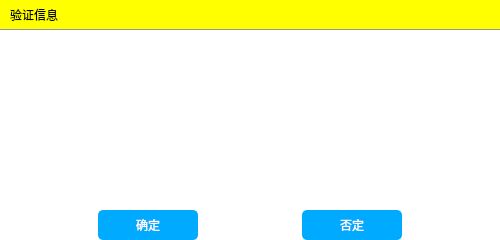
<?xml version="1.0" encoding="UTF-8"?>
<ui version="4.0">
 <class>AddVerify</class>
 <widget class="QWidget" name="AddVerify">
  <property name="geometry">
   <rect>
    <x>0</x>
    <y>0</y>
    <width>500</width>
    <height>240</height>
   </rect>
  </property>
  <property name="minimumSize">
   <size>
    <width>500</width>
    <height>240</height>
   </size>
  </property>
  <property name="maximumSize">
   <size>
    <width>500</width>
    <height>240</height>
   </size>
  </property>
  <property name="windowTitle">
   <string>Form</string>
  </property>
  <property name="styleSheet">
   <string notr="true">/*局部样式表top*/
QWidget#top_Widget{
	background-color: rgb(255, 255, 0);
	border-bottom:1px solid rgb(149, 149, 149);
}

QPushButton#clos_Btn{
	border:noe;
	background-color: rgb(230, 230, 230);
}

/*局部样式表bottom*/
QWidget#bottom_Widget{
	background-color: rgb(255, 255, 255);
}

/*局部样式表bottom*/
QWidget#widget{
	background-color: rgb(255, 255, 255);
}

QPushButton{
	border-radius:5px;
	background-color: rgb(0, 170, 255);
	font:normal 18px &quot;楷体&quot;;
	color:rgb(255, 255, 255);
}

QPushButton:hover{
	background-color: rgb(0, 85, 255);
}</string>
  </property>
  <widget class="QWidget" name="top_Widget" native="true">
   <property name="geometry">
    <rect>
     <x>0</x>
     <y>0</y>
     <width>500</width>
     <height>30</height>
    </rect>
   </property>
   <property name="minimumSize">
    <size>
     <width>500</width>
     <height>30</height>
    </size>
   </property>
   <property name="maximumSize">
    <size>
     <width>500</width>
     <height>30</height>
    </size>
   </property>
   <widget class="QLabel" name="label">
    <property name="geometry">
     <rect>
      <x>10</x>
      <y>5</y>
      <width>69</width>
      <height>19</height>
     </rect>
    </property>
    <property name="text">
     <string>验证信息</string>
    </property>
   </widget>
  </widget>
  <widget class="QWidget" name="bottom_Widget" native="true">
   <property name="geometry">
    <rect>
     <x>0</x>
     <y>30</y>
     <width>500</width>
     <height>180</height>
    </rect>
   </property>
   <property name="minimumSize">
    <size>
     <width>500</width>
     <height>180</height>
    </size>
   </property>
   <property name="maximumSize">
    <size>
     <width>500</width>
     <height>180</height>
    </size>
   </property>
  </widget>
  <widget class="QWidget" name="widget" native="true">
   <property name="geometry">
    <rect>
     <x>0</x>
     <y>210</y>
     <width>500</width>
     <height>30</height>
    </rect>
   </property>
   <property name="minimumSize">
    <size>
     <width>500</width>
     <height>30</height>
    </size>
   </property>
   <property name="maximumSize">
    <size>
     <width>500</width>
     <height>30</height>
    </size>
   </property>
   <layout class="QHBoxLayout" name="horizontalLayout">
    <property name="leftMargin">
     <number>0</number>
    </property>
    <property name="topMargin">
     <number>0</number>
    </property>
    <item>
     <widget class="QPushButton" name="pushButton">
      <property name="minimumSize">
       <size>
        <width>100</width>
        <height>30</height>
       </size>
      </property>
      <property name="maximumSize">
       <size>
        <width>100</width>
        <height>30</height>
       </size>
      </property>
      <property name="text">
       <string>确定</string>
      </property>
     </widget>
    </item>
    <item>
     <widget class="QPushButton" name="pushButton_2">
      <property name="minimumSize">
       <size>
        <width>100</width>
        <height>30</height>
       </size>
      </property>
      <property name="maximumSize">
       <size>
        <width>100</width>
        <height>30</height>
       </size>
      </property>
      <property name="text">
       <string>否定</string>
      </property>
     </widget>
    </item>
   </layout>
  </widget>
 </widget>
 <resources/>
 <connections/>
</ui>
